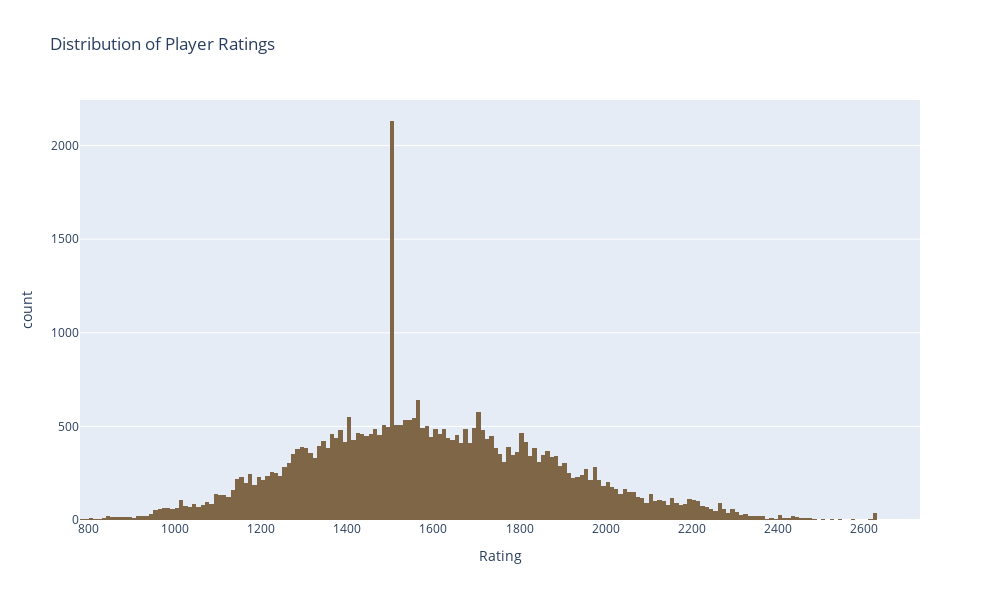

The notebook cell saved with this chart:
### Code cell
fig = px.histogram(ratings, 
                   title='Distribution of Player Ratings',
                   labels={'value':'Rating'},
                   width=1000, height=600,
                   color_discrete_sequence=[colorD]
                  )
fig.update_layout(showlegend=False)
fig.show()

### Figure 1 — Plotly figure (JSON) as saved in the notebook; plotly's stock layout.template omitted (floating-point values rounded to 4 significant figures; data arrays with more than 128 entries replaced by an {"elided": "..."} marker saying what was removed)
{"data": [{"alignmentgroup": "True", "bingroup": "x", "hovertemplate": "variable=0<br>Rating=%{x}<br>count=%{y}<extra></extra>", "legendgroup": "0", "marker": {"color": "#7F6647", "pattern": {"shape": ""}}, "name": "0", "offsetgroup": "0", "orientation": "v", "showlegend": true, "type": "histogram", "x": {"elided": "40116 int values"}, "xaxis": "x", "yaxis": "y"}], "layout": {"barmode": "relative", "height": 600, "legend": {"title": {"text": "variable"}, "tracegroupgap": 0}, "showlegend": false, "title": {"text": "Distribution of Player Ratings"}, "width": 1000, "xaxis": {"anchor": "y", "autorange": true, "domain": [0, 1], "range": [779.5, 2730.0], "title": {"text": "Rating"}, "type": "linear"}, "yaxis": {"anchor": "x", "autorange": true, "domain": [0, 1], "range": [0, 2243.0], "title": {"text": "count"}}}}
